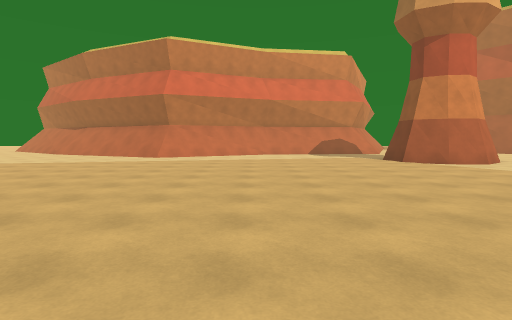
[1] (above)

21 first-person views from a walk through a Unity game level. The camera is 1.4 m above the floor, tilts 4° down and sees 80° across. The floor is counted in squares, 2 m on a side. Each view is taken from the middle of a square. On the plan, view 1 faces up. The plan holds only what a view shows up to about 10 squares ahead; the rest is blank. The place goes on beyond the plan. The player is left out.

[2]
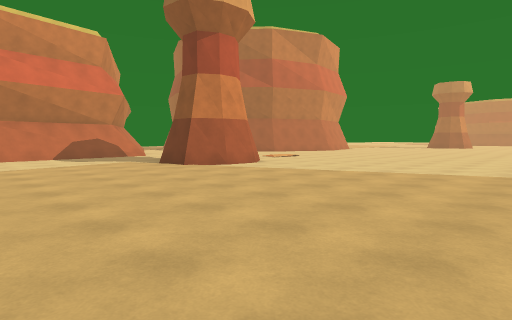

[3]
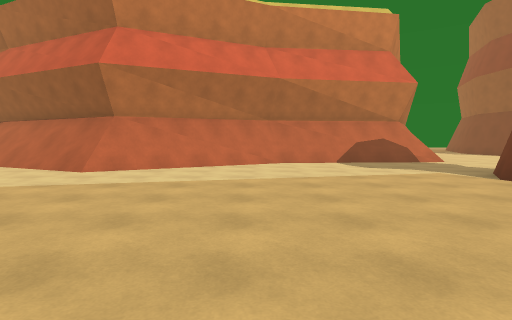

[4]
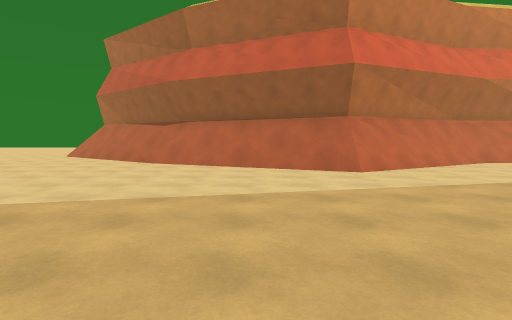

[5]
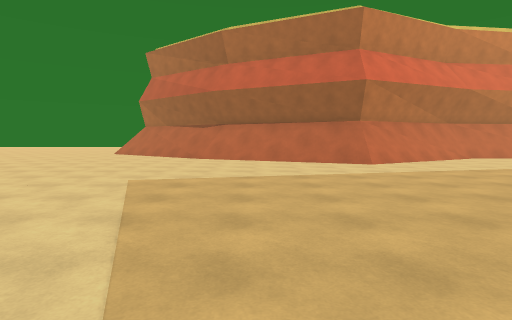

[6]
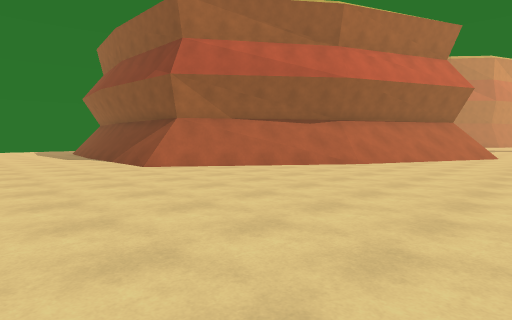

[7]
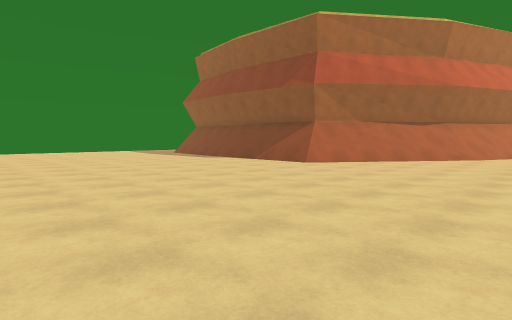

[8]
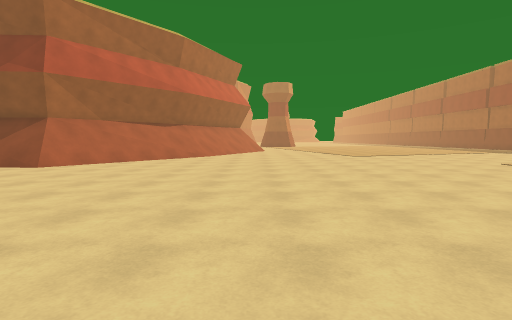

[9]
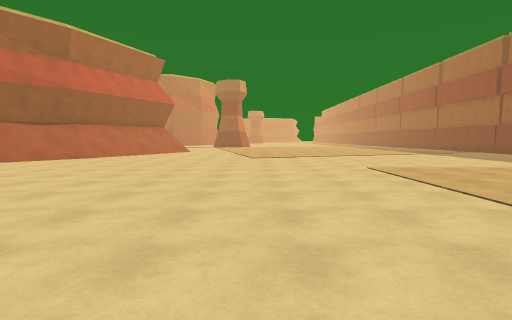

[10]
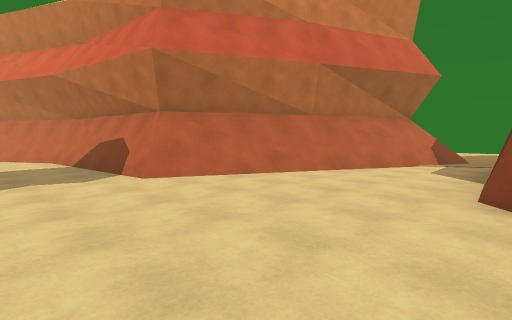

[11]
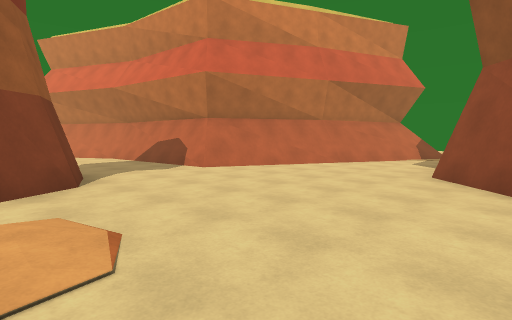

[12]
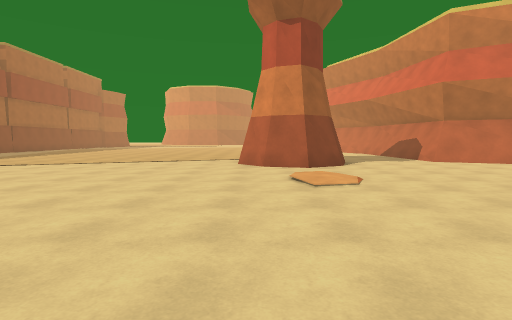

[13]
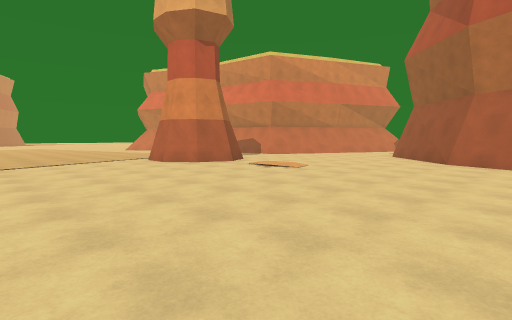

[14]
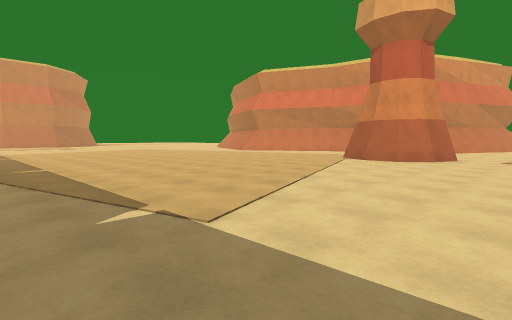

[15]
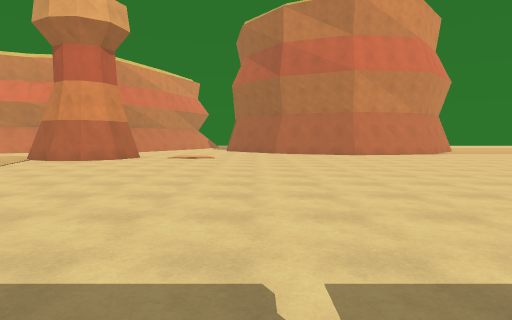

[16]
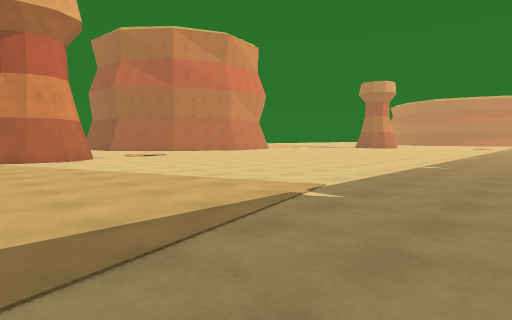

[17]
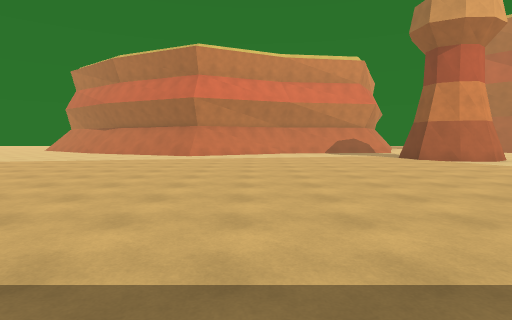

[18]
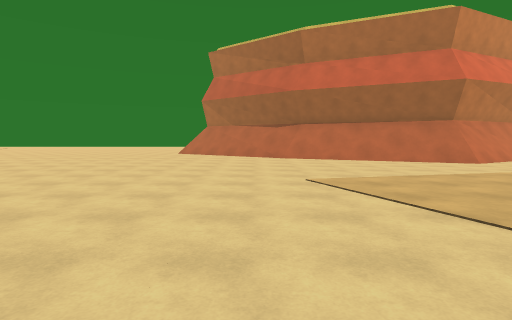

[19]
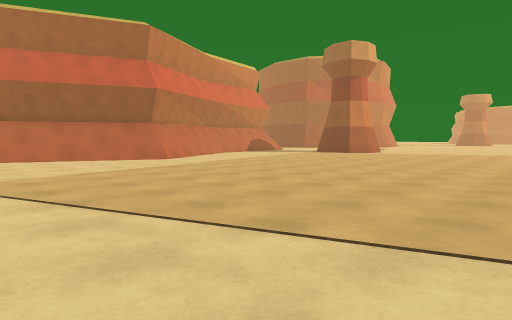

[20]
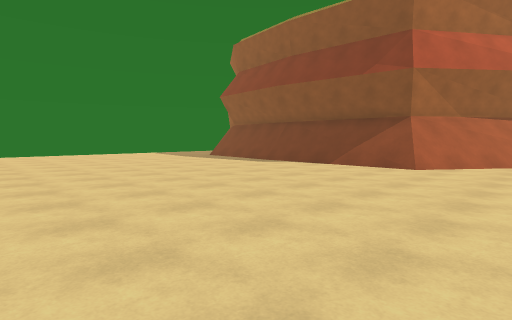

[21]
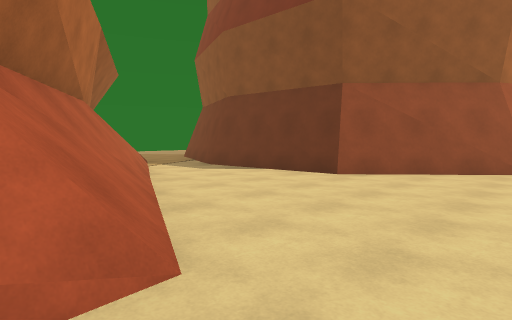

### Floor plan
Points are (right, up) in squares from view 1. A wall is a line through its corners. A room is listed if a view was taken in it or the views show most of it. See-through windows are left out.
Room 1 (views 1, 2, 3, 4, 5, 6, 7, 8, 9, 10, 11, 12, 13, 14, 15, 16, 17, 18, 19, 20, 21)
walls: (-3, 13.2) (-3.7, 12.8) (-8.3, 15); (4.6, 8.9) (4.5, 10.3); (-8.1, 15) (-8.5, 15.2); (4.3, 10.2) (5, 11.3); (0.6, 14.5) (-3.7, 12.5); (-8.8, 15.5) (-11.6, 17.3); (5.6, 8.7) (4.5, 9.2); (6, 11.5) (7.1, 11.1) (7.6, 10.3) (7.3, 9.2) (6.5, 8.6) (5.4, 8.7); (-11.5, 16.3) (-13.1, 17.5); (-11.5, 16.5) (-13, 17.7); (5.3, 14.7) (0.6, 14.4) (-3.3, 12.2); (5.2, 14.9) (2.4, 14.6); (-12.2, 17.3) (-12.8, 17.8); (-12, 17.6) (-12.5, 17.9); (-13.2, 18.7) (-13.2, 21.3); (-13, 19.6) (-13, 21.2); (6.6, 18.5) (4.8, 15.2) (4.2, 15.1); (7.3, 19.2) (5.5, 16); (7.6, 19) (6.9, 17.4); (14.4, 12.9) (12.8, 13.6) (10.6, 16.1) (10.3, 18.5)
low walls: (-9.6, 14.5) (-13.5, 17.4); (0.8, 14.2) (-3.6, 11.8); (5.5, 8.5) (4.6, 8.9); (-10.2, 15.1) (-13.4, 17.5); (5.5, 14.6) (0.7, 14); (-13.4, 17.9) (-13.3, 21.6); (7.1, 18.3) (6.3, 16.9)
ways out: opening at (9, 19) to room 2
Room 2 (no view inside)
walls: (8.5, 21) (7.6, 19); (7.9, 20.3) (7.3, 19.2); (10.3, 18.5) (10.2, 19.7) (10.9, 21.4)
ways out: opening at (9, 19) to room 1

Positions as (right, up) in squares from view 1, and headings:
1: (0, 0), facing up
2: (0, 2), facing up-right
3: (0, 5), facing up
4: (-6, 5), facing up
5: (-7, 3), facing up
6: (-17, 10), facing up-right
7: (-21, 12), facing up-right
8: (-21, 12), facing right
9: (-20, 8), facing right
10: (11, 12), facing up-left
11: (12, 10), facing up-left
12: (15, 9), facing left
13: (15, 4), facing up-left
14: (10, -1), facing up-left
15: (12, -1), facing up
16: (4, -2), facing up-right
17: (-1, -1), facing up
18: (-10, 3), facing up
19: (-9, 2), facing up-right
20: (-21, 15), facing up-right
21: (5, 13), facing up-right
